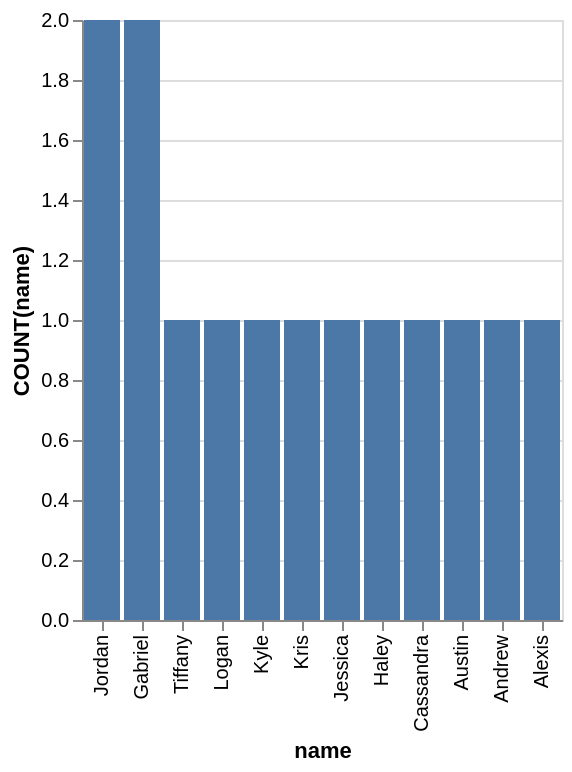

This figure's Vega-Lite source:
### Vega-Lite specification from a JSON file in a GitHub repository (floating-point values rounded to 4 significant figures)
{"data": {"values": [{"x_data": "Jordan", "y_data": 2}, {"x_data": "Gabriel", "y_data": 2}, {"x_data": "Tiffany", "y_data": 1}, {"x_data": "Logan", "y_data": 1}, {"x_data": "Kyle", "y_data": 1}, {"x_data": "Kris", "y_data": 1}, {"x_data": "Jessica", "y_data": 1}, {"x_data": "Haley", "y_data": 1}, {"x_data": "Cassandra", "y_data": 1}, {"x_data": "Austin", "y_data": 1}, {"x_data": "Andrew", "y_data": 1}, {"x_data": "Alexis", "y_data": 1}]}, "mark": "bar", "encoding": {"x": {"field": "x_data", "type": "nominal", "title": "name", "sort": {"op": "sum", "field": "y_data", "order": "descending"}}, "y": {"field": "y_data", "type": "quantitative", "title": "COUNT(name)"}}}
